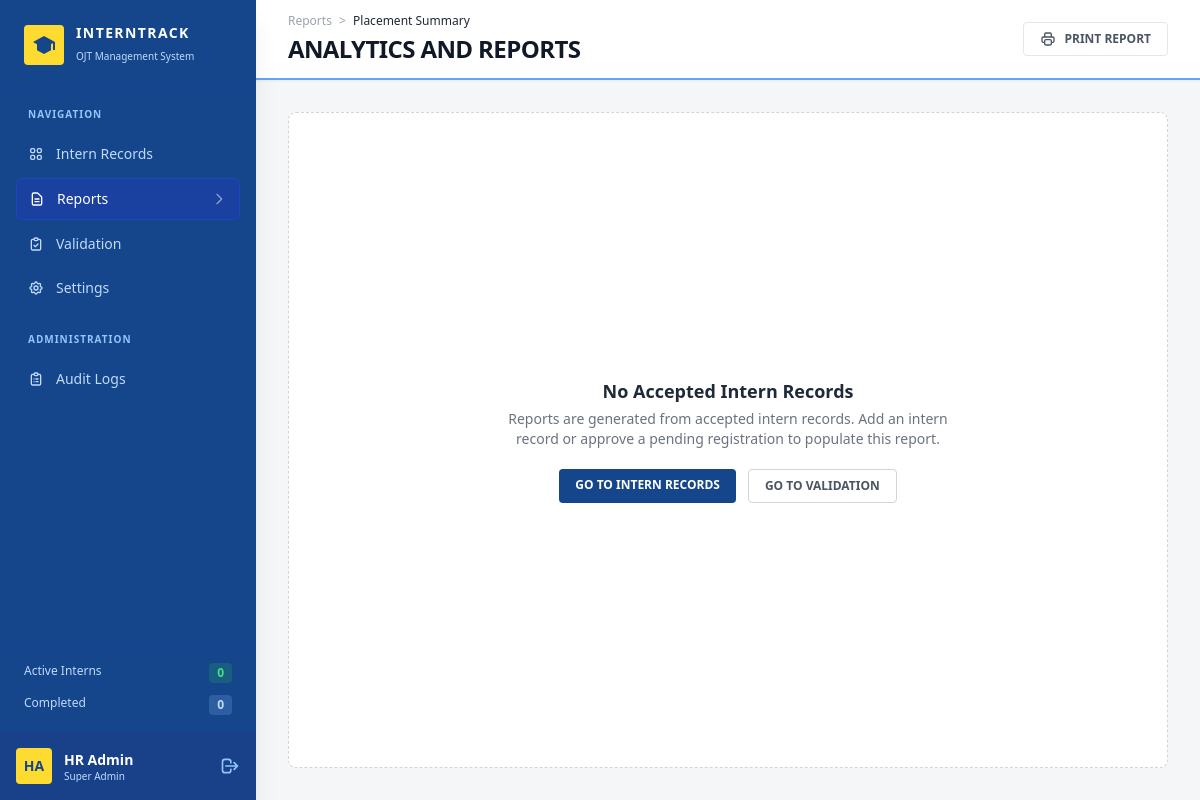
/reports.php (signed in), run on the app's committed database.
### tables this page shows
CREATE TABLE `users` (
  `id` int(11) NOT NULL,
  `username` varchar(50) NOT NULL,
  `password_hash` varchar(255) NOT NULL,
  `created_at` timestamp NOT NULL DEFAULT current_timestamp(),
  `display_name` varchar(100) DEFAULT NULL,
  `role` varchar(20) NOT NULL DEFAULT 'admin',
  `is_active` tinyint(1) NOT NULL DEFAULT 1,
  `last_login_at` datetime DEFAULT NULL
);

### reports.php (the view, shortened to what this page needs)
<?php
require_once 'db.php';
require_login();
$data = [];
$total   = count($data);
page_start($pdo, 'Reports', 'reports');
?>
        <header class="h-20 bg-white px-8 flex justify-between items-center border-b-2 border-blue-400 shadow-sm shrink-0 print:hidden">
            <div>
                <div class="text-xs text-gray-400 font-medium mb-1">Reports <span class="mx-1">></span> <span class="text-gray-800">Placement Summary</span></div>
                <h2 class="text-2xl font-black uppercase text-gray-900 tracking-tight">ANALYTICS AND REPORTS</h2>
            </div>
            <button onclick="window.print()" class="flex items-center gap-2 rounded border border-gray-200 bg-white px-4 py-2 text-xs font-bold text-gray-600 hover:bg-gray-50">
                PRINT REPORT
            </button>
        </header>
        <div class="p-8 overflow-y-auto flex-1 flex flex-col gap-6">
        <?php if ($total === 0): ?>
            <div class="flex flex-1 flex-col items-center justify-center rounded-lg border border-dashed border-gray-300 bg-white p-12 text-center">
                <h3 class="mb-1 text-lg font-bold text-gray-800">No Accepted Intern Records</h3>
                <p class="mb-5 max-w-md text-sm text-gray-500">Reports are generated from accepted intern records. Add an intern record or approve a pending registration to populate this report.</p>
                <div class="flex gap-3">
                    <a href="dashboard.php" class="rounded bg-figmaBlue px-4 py-2 text-xs font-bold text-white hover:bg-blue-900">GO TO INTERN RECORDS</a>
                    <a href="validation.php" class="rounded border border-gray-300 px-4 py-2 text-xs font-bold text-gray-600 hover:bg-gray-50">GO TO VALIDATION</a>
                </div>
            </div>
        <?php endif; ?>
        </div>
    </main>
</body>
</html>

### functions.php (shortened to what this page needs)
<?php
function e($v): string { return htmlspecialchars((string)$v, ENT_QUOTES, 'UTF-8'); }
function role_label(?string $role): string { return ROLE_LABELS[$role] ?? 'Unassigned'; }
function current_user(bool $refresh = false): ?array {
    global $pdo;
    static $user = false;
    if ($user === false || $refresh) {
        $user = null;
        if (!empty($_SESSION['user_id'])) {
            $st = $pdo->prepare("SELECT id, username, display_name, `role`, is_active, last_login_at FROM users WHERE id = ?");
            $st->execute([(int)$_SESSION['user_id']]);
            $user = $st->fetch() ?: null;
        }
    }
    return $user;
}
function require_login(): void {
    $u = !empty($_SESSION['loggedin']) ? current_user() : null;
}
function can(string $permission): bool {
    $u = current_user();
    return $u !== null && in_array($u['role'], PERMISSIONS[$permission] ?? [], true);
}
function pending_count(PDO $pdo): int {
    return (int)$pdo->query("SELECT COUNT(*) FROM interns WHERE validation_status='Pending'")->fetchColumn();
}
    ?>
    <?php
function nav_link(string $href, string $label, string $paths, bool $on, int $badge = 0): string {
    $cls = $on ? 'bg-blue-800/60 text-white border border-blue-700/50' : 'text-blue-200 hover:bg-blue-800/40';
    $svg = '<svg class="w-4 h-4" fill="none" stroke="currentColor" viewBox="0 0 24 24">';
    foreach (explode('|', $paths) as $d) {
        $svg .= '<path stroke-linecap="round" stroke-linejoin="round" stroke-width="2" d="' . $d . '"></path>';
    }
    $svg .= '</svg>';
    if ($badge > 0) {
        $right = '<span class="bg-figmaYellow text-figmaBlue text-[10px] font-black px-2 py-0.5 rounded-full">' . $badge . '</span>';
    } elseif ($on) {
        $right = '<svg class="w-4 h-4 opacity-50" fill="none" stroke="currentColor" viewBox="0 0 24 24"><path stroke-linecap="round" stroke-linejoin="round" stroke-width="2" d="M9 5l7 7-7 7"></path></svg>';
    } else {
        $right = '';
    }
    return '<a href="' . $href . '" class="flex items-center justify-between px-3 py-2.5 rounded-md text-sm font-medium transition-colors ' . $cls . '">'
         . '<div class="flex items-center gap-3">' . $svg . e($label) . '</div>' . $right . '</a>';
}
function page_start(PDO $pdo, string $title, string $active): void {
    $sys = e(APP_NAME);
    $stats = ['Active' => 0, 'Completed' => 0];
    $pending = pending_count($pdo);
    $u = current_user() ?: ['username' => 'user', 'display_name' => null, 'role' => null];
    $name = trim($u['display_name'] ?: $u['username']);
    $parts = preg_split('/[\s._-]+/', $name) ?: [$name];
    $initials = strtoupper(mb_substr($parts[0], 0, 1) . (isset($parts[1]) ? mb_substr($parts[1], 0, 1) : mb_substr($parts[0], 1, 1)));
    $main = [
        ['dashboard',  'dashboard.php',  'Intern Records', 'M4 6a2 2 0 012-2h2a2 2 0 012 2v2a2 2 0 01-2 2H6a2 2 0 01-2-2V6zM14 6a2 2 0 012-2h2a2 2 0 012 2v2a2 2 0 01-2 2h-2a2 2 0 01-2-2V6zM4 16a2 2 0 012-2h2a2 2 0 012 2v2a2 2 0 01-2 2H6a2 2 0 01-2-2v-2zM14 16a2 2 0 012-2h2a2 2 0 012 2v2a2 2 0 01-2 2h-2a2 2 0 01-2-2v-2z', 'records.view'],
        ['reports',    'reports.php',    'Reports',        'M9 12h6m-6 4h6m2 5H7a2 2 0 01-2-2V5a2 2 0 012-2h5.586a1 1 0 01.707.293l5.414 5.414a1 1 0 01.293.707V19a2 2 0 01-2 2z', 'reports.view'],
        ['validation', 'validation.php', 'Validation',     'M9 5H7a2 2 0 00-2 2v12a2 2 0 002 2h10a2 2 0 002-2V7a2 2 0 00-2-2h-2M9 5a2 2 0 002 2h2a2 2 0 002-2M9 5a2 2 0 012-2h2a2 2 0 012 2m-6 9l2 2 4-4', 'validation.view'],
        ['settings',   'settings.php',   'Settings',       'M10.325 4.317c.426-1.756 2.924-1.756 3.35 0a1.724 1.724 0 002.573 1.066c1.543-.94 3.31.826 2.37 2.37a1.724 1.724 0 001.065 2.572c1.756.426 1.756 2.924 0 3.35a1.724 1.724 0 00-1.066 2.573c.94 1.543-.826 3.31-2.37 2.37a1.724 1.724 0 00-2.572 1.065c-.426 1.756-2.924 1.756-3.35 0a1.724 1.724 0 00-2.573-1.066c-1.543.94-3.31-.826-2.37-2.37a1.724 1.724 0 00-1.065-2.572c-1.756-.426-1.756-2.924 0-3.35a1.724 1.724 0 001.066-2.573c-.94-1.543.826-3.31 2.37-2.37.996.608 2.296.07 2.572-1.065z|M15 12a3 3 0 11-6 0 3 3 0 016 0z', 'account.manage_own'],
    ];
    $admin = [
        ['audit', 'audit_logs.php', 'Audit Logs', 'M9 5H7a2 2 0 00-2 2v12a2 2 0 002 2h10a2 2 0 002-2V7a2 2 0 00-2-2h-2M9 5a2 2 0 002 2h2a2 2 0 002-2M9 5a2 2 0 012-2h2a2 2 0 012 2m-3 7h3m-3 4h3m-6-4h.01M9 16h.01', 'audit.view'],
    ];
    $admin = array_values(array_filter($admin, fn($i) => can($i[4])));
    ?>
<!DOCTYPE html>
<html lang="en">
<head>
    <script src="https://cdn.tailwindcss.com"></script>
</head>
<body class="flex h-screen bg-figmaBg font-sans overflow-hidden">
    <aside class="w-64 bg-figmaBlue text-white flex flex-col justify-between shadow-xl z-20 relative shrink-0 print:hidden">
        <div class="overflow-y-auto">
            <div class="p-6 flex items-center gap-3 border-b border-blue-800/50">
                <div class="flex h-10 w-10 items-center justify-center rounded bg-figmaYellow text-figmaBlue shrink-0">
                    <svg xmlns="http://www.w3.org/2000/svg" class="h-6 w-6" fill="currentColor" viewBox="0 0 24 24"><path d="M12 3L1 9l4 2.18v6L12 21l7-3.82v-6l2-1.09V17h2V9L12 3z"/></svg>
                </div>
                <div>
                    <h1 class="text-sm font-bold tracking-widest leading-tight uppercase"><?= $sys ?></h1>
                    <span class="text-[10px] text-blue-200">OJT Management System</span>
                </div>
            </div>
            <div class="p-4">
                <div class="text-[10px] font-bold tracking-widest text-blue-300 mb-3 px-3">NAVIGATION</div>
                <nav class="space-y-1">
                    <?php foreach ($main as [$key, $href, $label, $paths, $perm]): if (!can($perm)) { continue; } ?>
                        <?= nav_link($href, $label, $paths, $key === $active, $key === 'validation' ? $pending : 0) ?>
                    <?php endforeach; ?>
                </nav>
                <?php if ($admin): ?>
                <div class="text-[10px] font-bold tracking-widest text-blue-300 mt-6 mb-3 px-3">ADMINISTRATION</div>
                <nav class="space-y-1">
                    <?php foreach ($admin as [$key, $href, $label, $paths]): ?>
                        <?= nav_link($href, $label, $paths, $key === $active) ?>
                    <?php endforeach; ?>
                </nav>
                <?php endif; ?>
            </div>
        </div>
        <div>
            <div class="px-6 py-4 space-y-3 border-t border-blue-800/50">
                <div class="flex justify-between text-xs text-blue-200">
                    <span>Active Interns</span><span class="bg-green-500/20 text-green-400 px-2 py-0.5 rounded font-bold"><?= $stats['Active'] ?></span>
                </div>
                <div class="flex justify-between text-xs text-blue-200">
                    <span>Completed</span><span class="bg-blue-300/20 text-blue-200 px-2 py-0.5 rounded font-bold"><?= $stats['Completed'] ?></span>
                </div>
            </div>
            <div class="p-4 border-t border-blue-800/50 flex items-center justify-between bg-blue-900/30">
                <div class="flex items-center gap-3 min-w-0">
                    <div class="h-9 w-9 rounded bg-figmaYellow flex items-center justify-center text-figmaBlue font-bold text-sm shrink-0"><?= e($initials) ?></div>
                    <div class="leading-tight min-w-0">
                        <div class="text-sm font-bold text-white truncate"><?= e($name) ?></div>
                        <div class="text-[10px] text-blue-200 truncate"><?= e(role_label($u['role'])) ?></div>
                    </div>
                </div>
                <a href="logout.php" title="Sign out" aria-label="Sign out" class="text-blue-300 hover:text-white transition">
                    <svg class="w-5 h-5" fill="none" stroke="currentColor" viewBox="0 0 24 24"><path stroke-linecap="round" stroke-linejoin="round" stroke-width="2" d="M17 16l4-4m0 0l-4-4m4 4H7m6 4v1a3 3 0 01-3 3H6a3 3 0 01-3-3V7a3 3 0 013-3h4a3 3 0 013 3v1"></path></svg>
                </a>
            </div>
        </div>
    </aside>
    <main class="flex-1 flex flex-col h-screen overflow-hidden">
    <?php
}

### data on the page
users: display_name "HA", display_name "HR Admin", role "Super Admin"

### other printed values
$sys "INTERNTRACK"
$label "Intern Records"
$label "Reports"
$label "Validation"
$label "Settings"
$label "Audit Logs"
$stats['Active'] "0"
$stats['Completed'] "0"
